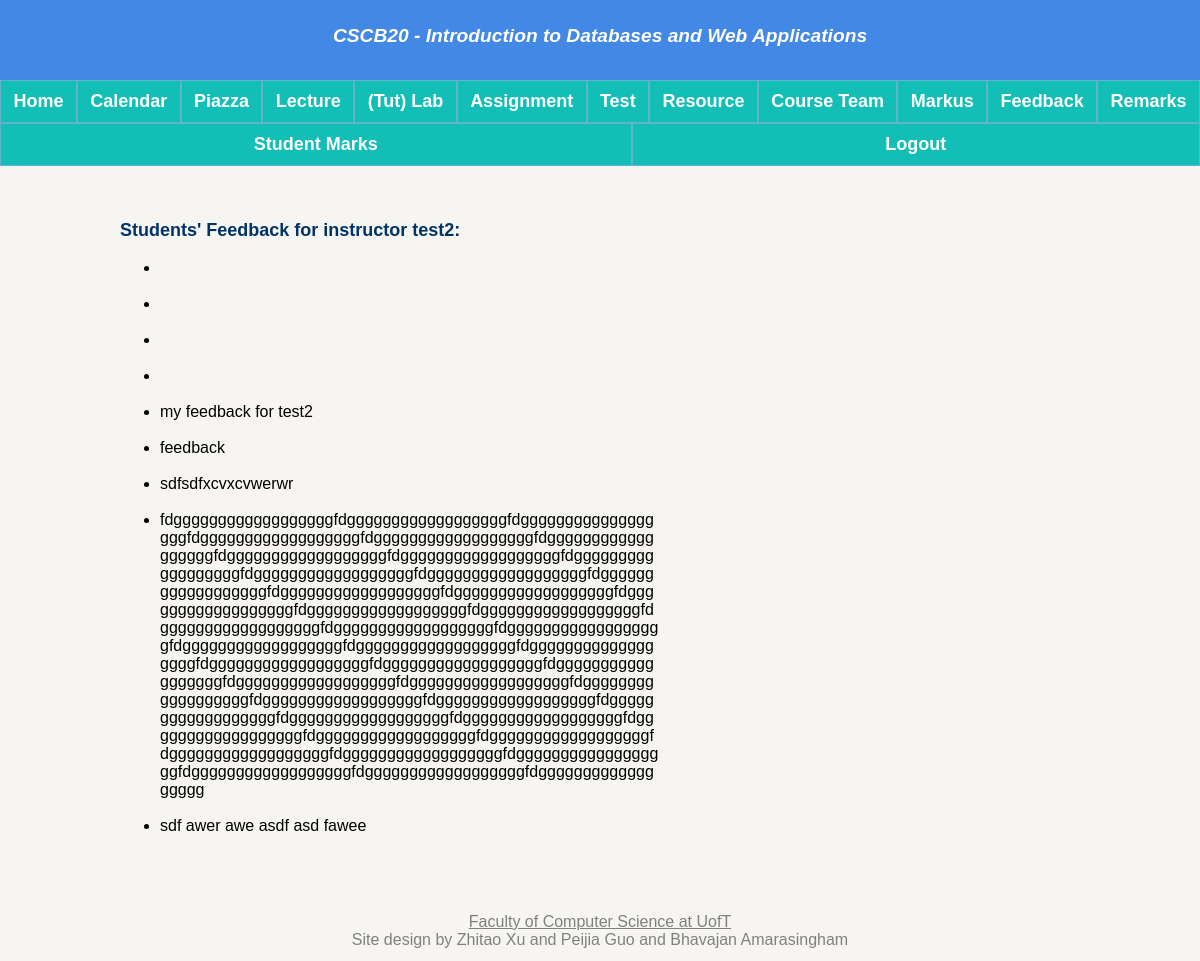
/feedback (signed in), run on an earlier commit of the app's database.
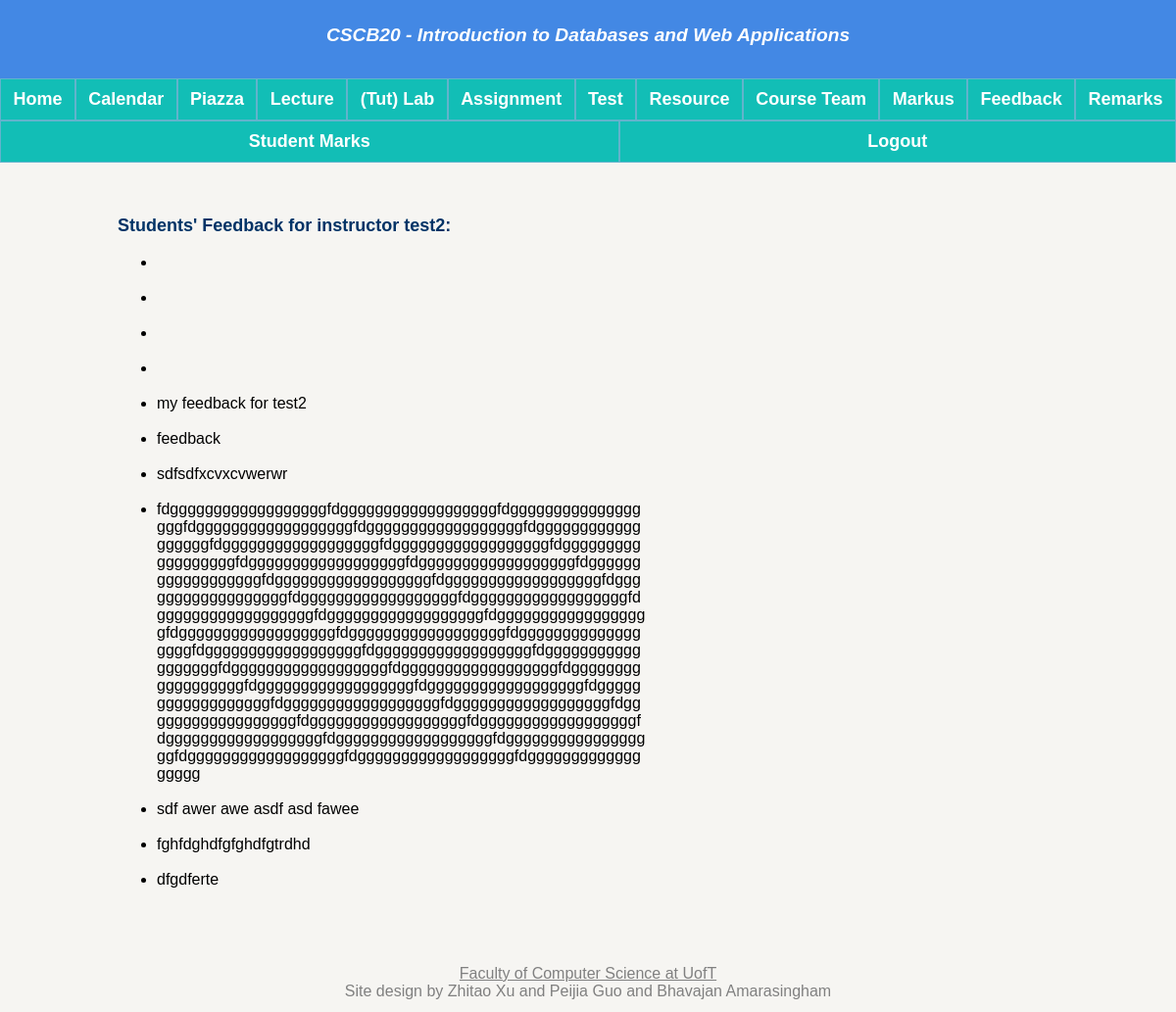
And on a later commit of the database.
### app.py (models this page shows, shortened)
class Feedback(db.Model):
    __tablename__ = 'Feedback'
    fid = db.Column(db.Integer, primary_key = True)
    feedbackText = db.Column(db.String(200), nullable=False)
    instructor_username= db.Column(db.Integer, db.ForeignKey('Person.username'), nullable = False)

### app.py (the view)
@app.route("/feedback", methods = ['GET', 'POST'])
def feedback():
    username = session['name']
    feedback_for_instructor = query_instructors_see(username)
    if request.method == 'GET':
         return render_template("feedback.html", feedback_for_instructor = feedback_for_instructor)

### app.py (called while the page is built)
def query_instructors_see(username):
    query_instructor = db.session.query(Feedback).filter(Feedback.instructor_username == username)
    return query_instructor

### templates/feedback.html (shortened to what this page needs)
{% extends "template.html" %}
{% block content %}
{% if not session.name %}
<p>Access Denied</p>
{% else %}
    {% if session.type == 1 %}
    <br>
    <div class="feedbacks">
        <h3>
            Students' Feedback for instructor
            {% if session.name %}
                {{ session.name }}:
            {% endif %}
        </h3>
        <br>
        <ul>
            {% for Feedbacks in feedback_for_instructor %}
            <li> {{ Feedbacks.feedbackText }} </li>
            <br>
            {% endfor %}
        </ul>
    </div>
    {% else %}
    <p>Access Denied</p>
    {% endif %}
{% endif %}
{% endblock %}

What changed in the data, as far as the page shows it:
added Feedback: feedbackText "fghfdghdfgfghdfgtrdhd"
added Feedback: feedbackText "dfgdferte"
